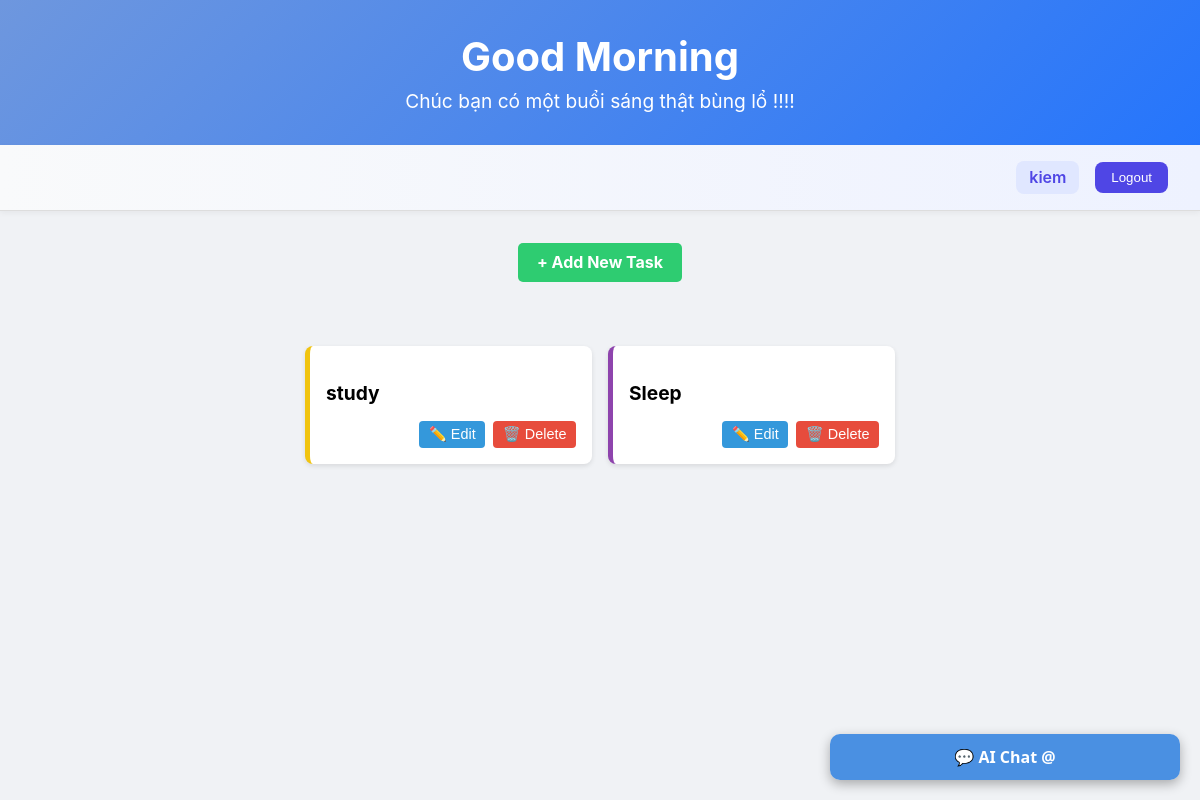
/ (signed in), run on the app's committed database.
### models.py (models this page shows)
class User(Base):
    __tablename__ = "users"
    id = Column(Integer, primary_key=True, index=True)
    name = Column(String, unique=True, index=True)
    hashed_password = Column(String)
    tasks = relationship("Task", back_populates="owner", cascade="all, delete-orphan")

class Task(Base):
    __tablename__ = "tasks"
    id = Column(Integer, primary_key=True, index=True)
    title = Column(String)
    description = Column(String, nullable=True)
    owner_id = Column(Integer, ForeignKey("users.id"))
    owner = relationship("User", back_populates="tasks")

### main.py (the view)
@app.get("/", response_class = HTMLResponse)
def home_page(request : Request, db: Session = Depends(get_db)):
    print("Cookies:", request.cookies)
    user_id = request.cookies.get("user_id")
    user = None
    tasks = []
    if user_id:
        user = db.query(User).filter(User.id == int(user_id)).first()
        if user:
            tasks = db.query(Task).filter(Task.owner_id == int(user_id)).all()
    return templates.TemplateResponse("index.html", {"request" : request, "tasks" : tasks, "user" : user})

### templates/index.html (shortened to what this page needs)
<!DOCTYPE html>
<html lang="en">
<head>
    <link rel="stylesheet" href="../static/style.css">
</head>
<body>
    <header class="hero">
        <h1 id="greeting">Hello World</h1>
        <p id="subtext">TO DO LIST</p>
    </header>
    <div class="user-info">
        {% if user %}
            <span>{{ user.name }}</span>
            <a href="/logout"><button>Logout</button></a>
        {% endif %}
    </div>
    {% if user %}
             <a href="/add_task" class="add-task-btn">+ Add New Task</a>
    {% endif %}
<div class="tasks-container">
    {% for task in tasks %}
    <div class="task-card {{ 'purple' if loop.index is even else 'yellow' }}">
        <div class="task-header">
            <h3 class="task-title">{{ task.title }}</h3>
        </div>
        <div class="task-actions">
            <button type="button" class="edit-btn" onclick="editTask({{ task.id }})">
                ✏️ Edit
            </button>
            <form method="post" action="/tasks/{{ task.id }}/delete" class="inline-form">
                <button type="submit" class="delete-btn">🗑️ Delete</button>
            </form>
        </div>
    </div>
    {% endfor %}
</div>
{%if user%}
<div id="chatbot-container">
    <div id="chatbot-header" onclick="toggleChatbot()">
        💬 AI Chat @
    </div>
</div>
{%endif%}
</body>
</html>

### static/style.css (style rules this page uses)
body { font-family: Arial, sans-serif; margin: 0; padding: 0; background: #f5f5f5; }
header.hero { background: linear-gradient(135deg, #6e97de 0%, #2575fc 100%); color: white; padding: 2rem; text-align: center; }
header.hero h1 { margin: 0; font-size: 2.5rem; }
header.hero p { margin: 0.5rem 0 0 0; font-size: 1.2rem; }
.user-info { display: flex; justify-content: flex-end; align-items: center; gap: 1rem; padding: 1rem 2rem; background: linear-gradient(90deg, #f9fafb, #eef2ff); border-bottom: 1px solid #ddd; box-shadow: 0 2px 6px rgba(0, 0, 0, 0.05); }
.user-info span { font-weight: 600; color: #4f46e5; font-size: 1rem; background-color: #e0e7ff; padding: 0.4rem 0.8rem; border-radius: 8px; }
.user-info a button { background-color: #4f46e5; color: white; border: none; padding: 0.5rem 1rem; border-radius: 8px; cursor: pointer; font-weight: 500; transition: all 0.2s ease; }
.tasks-container { display: flex; flex-wrap: wrap; gap: 1rem; padding: 2rem; justify-content: center; }
.task-card { background: white; border-radius: 8px; padding: 1rem; width: 250px; box-shadow: 0 2px 5px rgba(0,0,0,0.1); display: flex; flex-direction: column; justify-content: space-between; }
.task-card.purple { border-left: 5px solid #8e44ad; }
.task-card.yellow { border-left: 5px solid #f1c40f; }
.task-title { font-weight: bold; font-size: 1.2rem; margin-bottom: 0.5rem; }
.task-actions { display: flex; justify-content: flex-end; gap: 0.5rem; }
.task-actions button { cursor: pointer; padding: 0.3rem 0.6rem; border: none; border-radius: 4px; background: #3498db; color: white; font-size: 0.9rem; }
.task-actions form button { background: #e74c3c; }
.add-task-btn { display: block; margin: 2rem auto; padding: 0.6rem 1.2rem; background: #2ecc71; color: white; text-decoration: none; border-radius: 5px; text-align: center; font-weight: bold; transition: transform 0.2s ease; width: fit-content; }
#chatbot-container { position: fixed; bottom: 20px; right: 20px; width: 350px; font-family: 'Segoe UI', Tahoma, Geneva, Verdana, sans-serif; z-index: 9999; border-radius: 10px; overflow: hidden; box-shadow: 0 4px 12px rgba(0,0,0,0.3); }
#chatbot-header { background-color: #4a90e2; color: white; padding: 12px; cursor: pointer; font-weight: bold; text-align: center; font-size: 16px; }
body { background: #f0f2f5; font-family: 'Inter', sans-serif; margin: 0; padding: 0; }

### data on the page
User: name "kiem"
Task: title "study"
Task: title "Sleep"
